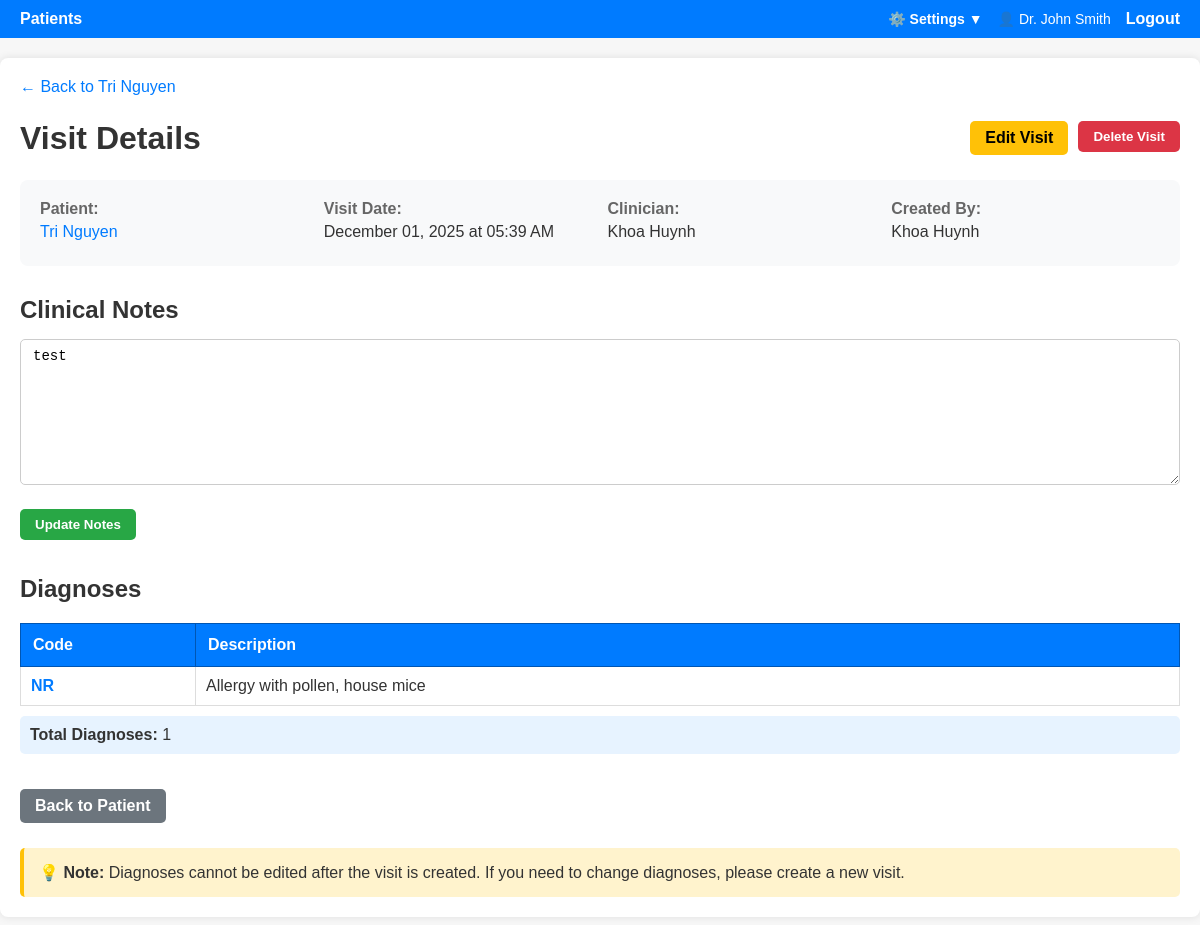
Screenshot of /visits/17 (signed in) with the database file from the repository.
### doctor_app/models.py (models this page shows, shortened)
class User(UserMixin, db.Model):
    id = db.Column(db.Integer, primary_key=True)
    username = db.Column(db.String(80), unique=True, nullable=False)
    password_hash = db.Column(db.String(255), nullable=False)
    role = db.Column(db.String(20), default="doctor")  # 'admin' or 'doctor'
    full_name = db.Column(db.String(120), nullable=True)
    email = db.Column(db.String(120), nullable=True)
    location = db.Column(db.String(120), nullable=True)  # NEW: Doctor's location/clinic
    created_at = db.Column(db.DateTime, default=datetime.utcnow)
    is_active = db.Column(db.Boolean, default=True)
    visits = db.relationship(
        "Visit", backref="creator", lazy=True, foreign_keys="Visit.created_by"
    )
    patients = db.relationship("Patient", backref="primary_doctor", lazy=True)
    def is_admin(self):
        return self.role == "admin"

class Patient(db.Model):
    id = db.Column(db.Integer, primary_key=True)
    full_name = db.Column(db.String(120), nullable=False, index=True)
    phone = db.Column(db.String(30), nullable=True, index=True)
    date_of_birth = db.Column(db.Date, nullable=True)
    created_at = db.Column(db.DateTime, default=datetime.utcnow)
    doctor_id = db.Column(
        db.Integer, db.ForeignKey("user.id"), nullable=True
    )  # NEW: Primary doctor
    visits = db.relationship(
        "Visit", backref="patient", lazy=True, cascade="all, delete-orphan"
    )

class Visit(db.Model):
    id = db.Column(db.Integer, primary_key=True)
    patient_id = db.Column(
        db.Integer, db.ForeignKey("patient.id"), nullable=False, index=True
    )
    visit_date = db.Column(db.DateTime, default=datetime.utcnow, index=True)
    clinician = db.Column(db.String(120), nullable=True)
    notes = db.Column(db.Text, nullable=True)
    created_by = db.Column(db.Integer, db.ForeignKey("user.id"), nullable=True)
    diagnoses = db.relationship(
        "Diagnosis", backref="visit", lazy=True, cascade="all, delete-orphan"
    )

class Diagnosis(db.Model):
    id = db.Column(db.Integer, primary_key=True)
    visit_id = db.Column(
        db.Integer, db.ForeignKey("visit.id"), nullable=False, index=True
    )
    code = db.Column(db.String(20), nullable=True)
    description = db.Column(db.String(255), nullable=False)

### doctor_app/visits/routes.py (the view)
@bp.route("/<int:visit_id>", methods=["GET", "POST"])
@login_required
def visit_detail(visit_id):
    visit = Visit.query.get_or_404(visit_id)
    diagnoses = visit.diagnoses
    form = EditNotesForm(obj=visit)
    if form.validate_on_submit():
        visit.notes = form.notes.data
        db.session.commit()
        flash("Clinical notes updated successfully", "success")
        return redirect(url_for("visits.visit_detail", visit_id=visit.id))
    return render_template(
        "visits/detail.html", visit=visit, diagnoses=diagnoses, form=form
    )

### doctor_app/visits/forms.py
class EditNotesForm(FlaskForm):
    notes = TextAreaField("Clinical Notes", validators=[Optional()])
    submit = SubmitField("Update Notes")

### doctor_app/auth/routes.py (called while the page is built)
@login_manager.user_loader
def load_user(user_id):
    return User.query.get(int(user_id))

### doctor_app/templates/visits/detail.html (shortened to what this page needs)
{% extends 'base.html' %}
{% block content %}
<div style="margin-bottom: 20px;">
    <a href="{{ url_for('patients.patient_detail', patient_id=visit.patient.id) }}" style="color: #007bff; text-decoration: none;">← Back to {{ visit.patient.full_name }}</a>
</div>
<div style="display: flex; justify-content: space-between; align-items: center; margin-bottom: 20px;">
    <h1 style="margin: 0;">Visit Details</h1>
    <div style="display: flex; gap: 10px;">
        <a href="{{ url_for('visits.edit_visit', visit_id=visit.id) }}" class="btn" style="background: #ffc107; color: #000;">Edit Visit</a>
        <form method="post" action="{{ url_for('visits.delete_visit', visit_id=visit.id) }}" style="display: inline;" onsubmit="return confirm('Are you sure you want to delete this visit? All diagnoses will also be deleted. This action cannot be undone.');">
            <button type="submit" class="btn" style="background: #dc3545;">Delete Visit</button>
        </form>
    </div>
</div>
<div style="background: #f8f9fa; padding: 20px; border-radius: 8px; margin-bottom: 30px;">
    <div style="display: grid; grid-template-columns: repeat(auto-fit, minmax(200px, 1fr)); gap: 15px;">
        <div>
            <strong style="color: #666;">Patient:</strong>
            <p style="margin: 5px 0;">
                <a href="{{ url_for('patients.patient_detail', patient_id=visit.patient.id) }}" style="color: #007bff; text-decoration: none;">
                    {{ visit.patient.full_name }}
                </a>
            </p>
        </div>
        <div>
            <strong style="color: #666;">Visit Date:</strong>
            <p style="margin: 5px 0;">{{ visit.visit_date.strftime('%B %d, %Y at %I:%M %p') }}</p>
        </div>
        <div>
            <strong style="color: #666;">Clinician:</strong>
            <p style="margin: 5px 0;">{{ visit.clinician or '—' }}</p>
        </div>
        {% if visit.creator %}
        <div>
            <strong style="color: #666;">Created By:</strong>
            <p style="margin: 5px 0;">{{ visit.creator.full_name or visit.creator.username }}</p>
        </div>
        {% endif %}
    </div>
</div>
<div style="margin-bottom: 30px;">
    <div style="display: flex; justify-content: space-between; align-items: center; margin-bottom: 15px;">
        <h2 style="margin: 0;">Clinical Notes</h2>
    </div>
    <form method="post">
        <div class="form-group">
            {{ form.notes(class="form-control", rows="8", placeholder="Enter clinical notes, symptoms, observations, treatment plan, etc.") }}
        </div>
        {{ form.submit(class="btn", style="background: #28a745;") }}
    </form>
</div>
<div style="margin-bottom: 30px;">
    <h2>Diagnoses</h2>
    {% if diagnoses %}
    <table style="width: 100%; border-collapse: collapse;">
        <thead>
            <tr style="background: #007bff; color: white;">
                <th style="padding: 12px; text-align: left; border: 1px solid #0056b3; width: 150px;">Code</th>
                <th style="padding: 12px; text-align: left; border: 1px solid #0056b3;">Description</th>
            </tr>
        </thead>
        <tbody>
            {% for d in diagnoses %}
            <tr>
                <td style="padding: 10px; border: 1px solid #ddd;">
                    {% if d.code %}
                        <strong style="color: #007bff;">{{ d.code }}</strong>
                    {% else %}
                        <span style="color: #999;">—</span>
                    {% endif %}
                </td>
                <td style="padding: 10px; border: 1px solid #ddd;">{{ d.description }}</td>
            </tr>
            {% endfor %}
        </tbody>
    </table>
    <div style="margin-top: 10px; padding: 10px; background: #e7f3ff; border-radius: 5px;">
        <strong>Total Diagnoses:</strong> {{ diagnoses|length }}
    </div>
    {% else %}
    <div style="padding: 30px; text-align: center; background: #f9f9f9; border-radius: 8px; border: 1px dashed #ddd;">
        <p style="font-size: 16px; color: #666; margin: 0;">No diagnoses recorded for this visit.</p>
    </div>
    {% endif %}
</div>
<div style="margin-top: 30px;">
    <a href="{{ url_for('patients.patient_detail', patient_id=visit.patient.id) }}" class="btn" style="background: #6c757d;">Back to Patient</a>
</div>
<div style="margin-top: 20px; padding: 15px; background: #fff3cd; border-radius: 5px; border-left: 4px solid #ffc107;">
    <strong>💡 Note:</strong> Diagnoses cannot be edited after the visit is created. If you need to change diagnoses, please create a new visit.
</div>
{% endblock %}

### doctor_app/templates/base.html (shortened to what this page needs)
<!doctype html>
<html lang="en">
<head>
  <link rel="stylesheet" href="{{ url_for('static', filename='style.css') }}">
</head>
<body>
  <nav>
    <a href="{{ url_for('patients.list_patients') }}" class="{% if request.endpoint == 'patients.list_patients' %}active{% endif %}">Patients</a>
    <div style="margin-left: auto; display: flex; align-items: center; gap: 15px;">
      <div class="dropdown" id="settingsDropdown">
        <button class="dropdown-button" onclick="toggleDropdown()">⚙️ Settings ▼</button>
      </div>
      <span style="color: #fff; font-size: 14px;">
        👤 {{ current_user.full_name or current_user.username }}
      </span>
      <a href="{{ url_for('auth.logout') }}">Logout</a>
    </div>
  </nav>
  <main>
    {% block content %}{% endblock %}
  </main>
</body>
</html>

### doctor_app/static/style.css (style rules this page uses)
body { font-family: Arial; background: #f7f7f7; color: #333; margin: 0; padding: 0; }
main { max-width: 1200px; margin: 20px auto; padding: 20px; background: #fff; border-radius: 8px; box-shadow: 0 0 8px rgba(0,0,0,0.1); }
nav { background: #007bff; padding: 10px 20px; display: flex; gap: 15px; }
nav a { color: #fff; text-decoration: none; font-weight: bold; }
.btn { padding: 8px 15px; border-radius: 5px; background: #007bff; color: #fff; text-decoration: none; font-weight: bold; display: inline-block; margin: 5px 0; cursor: pointer; border: none; }
.form-group { margin-bottom: 15px; }
input[type="text"], input[type="password"], input[type="date"], input[type="file"], textarea, select { padding: 8px 12px; font-size: 14px; border-radius: 5px; border: 1px solid #ccc; width: 100%; box-sizing: border-box; }
textarea { resize: vertical; }
table { width: 100%; border-collapse: collapse; margin-top: 20px; }
table thead tr { background: #007bff; color: white; }
table th { padding: 12px; text-align: left; border: 1px solid #0056b3; font-weight: bold; }
table td { padding: 10px; border: 1px solid #ddd; }
table tbody tr { border-bottom: 1px solid #ddd; transition: background-color 0.2s ease; }

### doctor_app/templates/base.html (style rules this page uses)
.dropdown { position: relative; display: inline-block; }
.dropdown-button { background: none; border: none; color: #fff; text-decoration: none; font-weight: bold; cursor: pointer; padding: 0; font-size: 14px; font-family: Arial; }

### rows the page displays
User: full_name "Dr. John Smith"
Patient: patient.full_name "Tri Nguyen"
Visit: visit_date "December 01, 2025 at 05:39 AM", clinician "Khoa Huynh", notes "test"
User: creator "Khoa Huynh"
Diagnosis: code "NR", description "Allergy with pollen, house mice"

### other values shown
{{ diagnoses|length }} "1"
